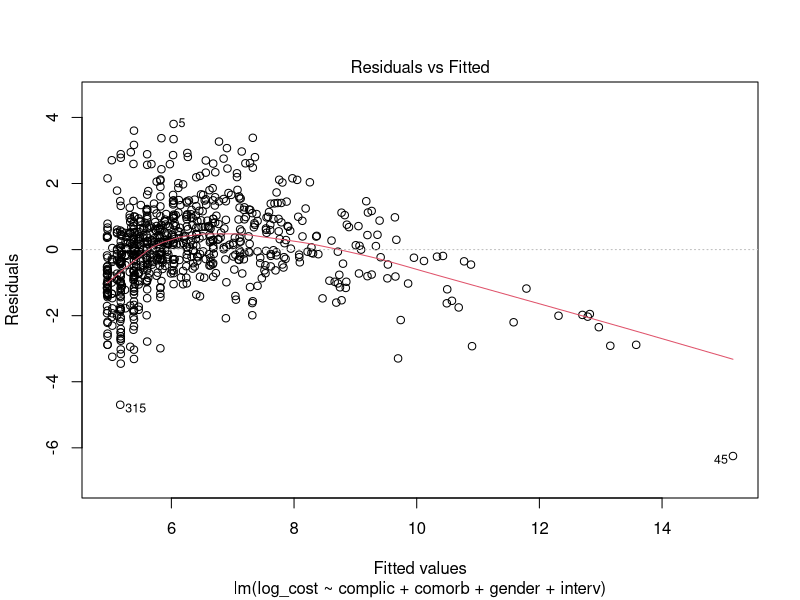
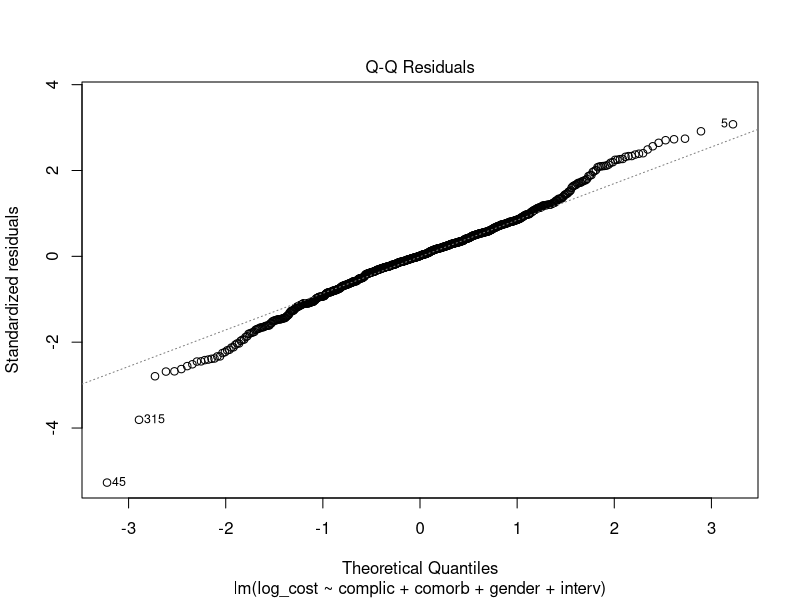
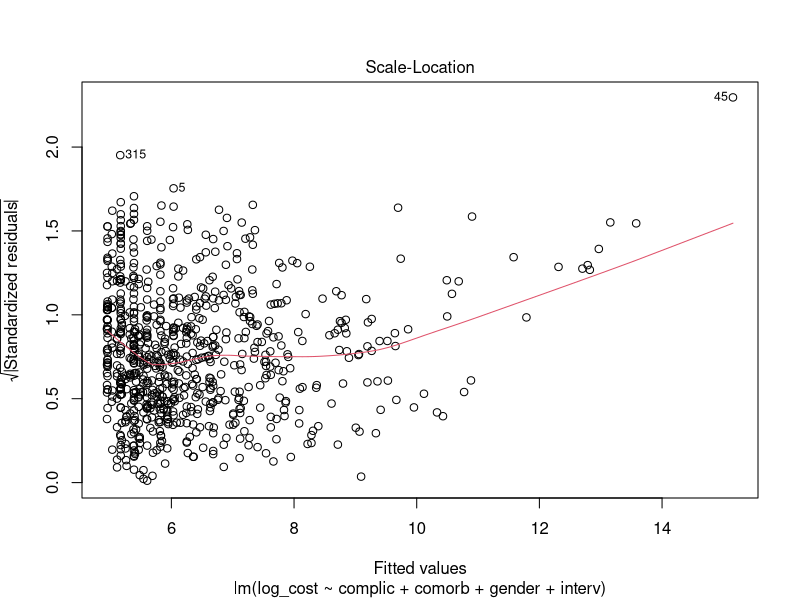
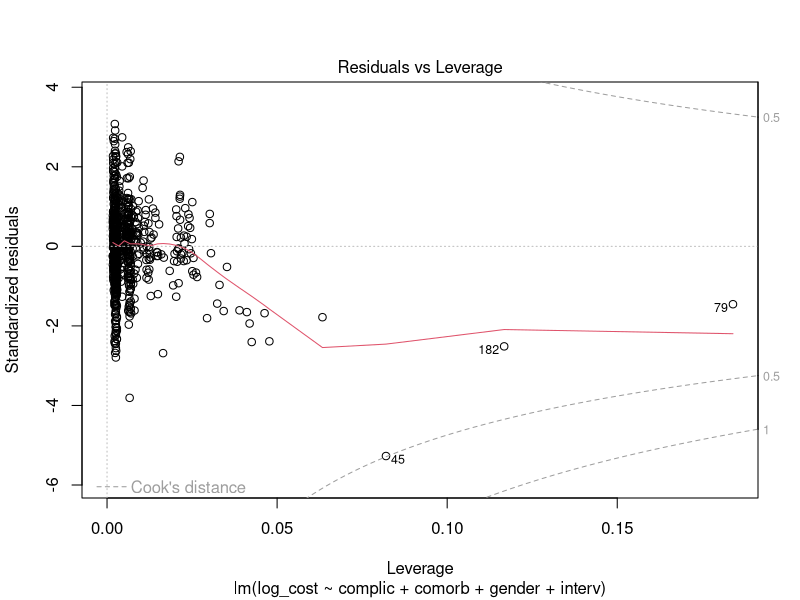

Reproduce these figures in R, in order.
## ---- chunk 1
library(tidyverse)
## ---- chunk 2
isc_data <- read_csv("ischemic.csv")
## ---- chunk 3
head(isc_data)
names(isc_data)
str(isc_data)
## ---- chunk 4
isc_data <- isc_data %>%
  mutate(
    log_cost=log(cost)) %>%
  filter(cost != 0)
model1 <- lm(log_cost ~ interv, data = isc_data)

summary(model1)
## ---- chunk 5
model2<-lm(log_cost ~ complic+comorb + gender+interv, data = isc_data)

summary(model2)

## ---- chunk 6
modelint<-lm(log_cost ~ complic+comorb + gender+interv + gender:comorb, data=isc_data)

summary(modelint)
## ---- chunk 7
# relying on normal distribution
c(0.215301 - 1.96 * 0.008137, 0.215301 + 1.96 * 0.008137)

# using t distribution
confint(model2)
## ---- chunk 8
plot(model2)
## ---- chunk 9
isc_data <- isc_data %>%
            mutate(complicsq = complic^2,
                   comorbsq = comorb^2,
                   intervsq = interv^2)
model3<-lm(log_cost ~ complic+comorb + gender+interv + complicsq + comorbsq + intervsq, data=isc_data)

summary(model3)

## ---- chunk 10
anova(model2, model3)
